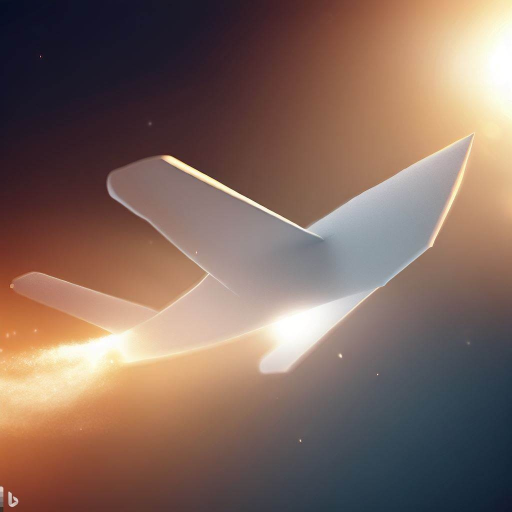
#> input picture program/teste_imagem_escondida.jpg, 1024 x 1024 px (shown at 1/2 size)
$ python -i model.py   (imports and definitions only)
#> lines starting #> are read from the running program, lines starting #| are printed output that depends on the picture; after the words box and inside, x2 and y2 are one past the last pixel; in counts of white or black regions, pixels touching at a corner belong together
import cv2
import numpy as np

def detect_inconsistent_texture(image, threshold=5000, limit=5):
    # Converter a imagem em escala de cinza
    gray_image = cv2.cvtColor(image, cv2.COLOR_BGR2GRAY)

    # Aplicar o filtro de detecção de borda (Canny)
    edges = cv2.Canny(gray_image, limit, limit * 2)

    # Calcular a porcentagem de pixels ativos nas bordas
    edge_percentage = np.sum(edges) / (image.shape[0] * image.shape[1]) * 100
    #print(edge_percentage)
    # Definir um limiar para detectar textura inconsistente
    if edge_percentage < threshold:
        return True #Da flag na IA.
    else:
        return False

def detect_lack_of_edges(image, threshold=4):
    # Converter a imagem em escala de cinza
    gray_image = cv2.cvtColor(image, cv2.COLOR_BGR2GRAY)

    # Aplicar detecção de borda (Canny)
    edges = cv2.Canny(gray_image, 50, 150)

    # Calcular a porcentagem de pixels ativos nas bordas
    edge_percentage = np.sum(edges) / (image.shape[0] * image.shape[1])

    # Se a porcentagem for maior que o limiar, considerar como padrão repetitivo
    #print(edge_percentage)
    if edge_percentage < threshold:
        return True #da flag que ela pode ser gerada por ia
    else:
        return False

def detect_vibrant_colors(image, threshold=17):
    # Converter a imagem de BGR para HSV (matiz, saturação, valor)
    hsv_image = cv2.cvtColor(image, cv2.COLOR_BGR2HSV)

    # Definir faixa de cores vibrantes (vermelho, amarelo, verde, azul)
    lower_vibrant = np.array([0, 100, 100])
    upper_vibrant = np.array([120, 255, 255])

    # Criar uma máscara para cores vibrantes
    mask = cv2.inRange(hsv_image, lower_vibrant, upper_vibrant)

    # Calcular a porcentagem de pixels vibrantes na imagem
    vibrant_percentage = np.sum(mask == 255) / (image.shape[0] * image.shape[1]) * 100
    #print(vibrant_percentage)
    # Se a porcentagem for maior que o limiar, considerar como uso intenso de cores vibrantes
    if vibrant_percentage > threshold or vibrant_percentage < 1.0:
        return True #Posivo gerada por IA!!
    else:
        return False
def resolutionChecker(image):
        width, height, _ = image.shape
        if width == 1024 and height == 1024:
            #print("1024x1024 Positivo")
            return True
        else:
            return False


import cv2


def iaChecker(image_path):
    # Carregar a imagem
#> called with image_path = 'teste_imagem_escondida.jpg'
    image = cv2.imread(image_path)
#> image is the input picture: shape (1024, 1024, 3); mean B, G, R 94.6, 105.2, 129.8
    weight = 0
    output_string = ""

    # Realizar as detecções
    inconsistent_texture = detect_inconsistent_texture(image)
#> in detect_inconsistent_texture, `gray_image = cv2.cvtColor(image, cv2.COLOR_BGR2GRAY)`:
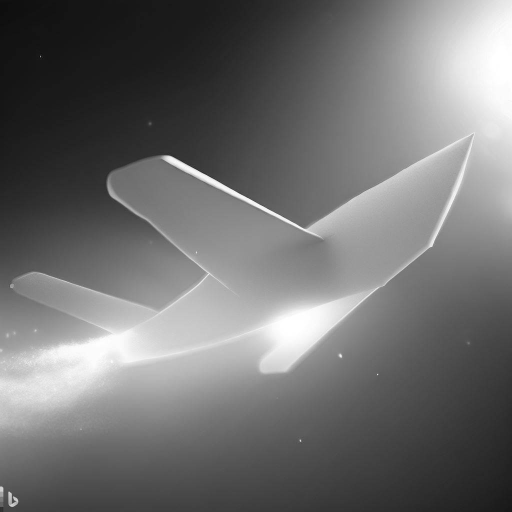
#> gray_image: shape (1024, 1024) (shown at 1/2 size); min 4, max 255, mean 111.3
#> in detect_inconsistent_texture, `edges = cv2.Canny(gray_image, limit, limit * 2)`:
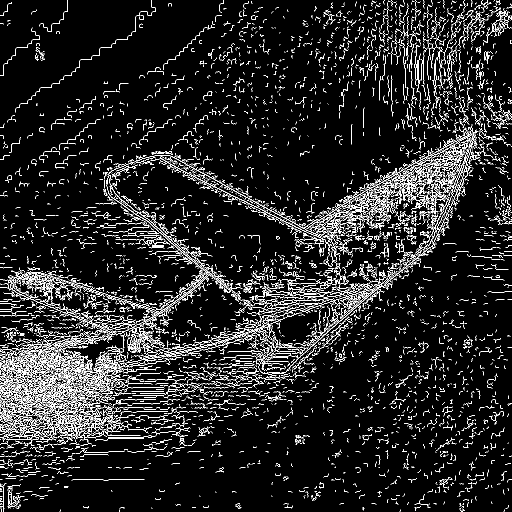
#> edges: shape (1024, 1024) (shown at 1/2 size); 8.6% white in thin lines or dots
#> in detect_inconsistent_texture, `edge_percentage = np.sum(edges) / (image.shape[0] * image.shape[1]) * ..`: edge_percentage = 2196.2
#> inconsistent_texture = True
    repetitive_patterns = detect_lack_of_edges(image)
#> in detect_lack_of_edges, `edges = cv2.Canny(gray_image, 50, 150)`:
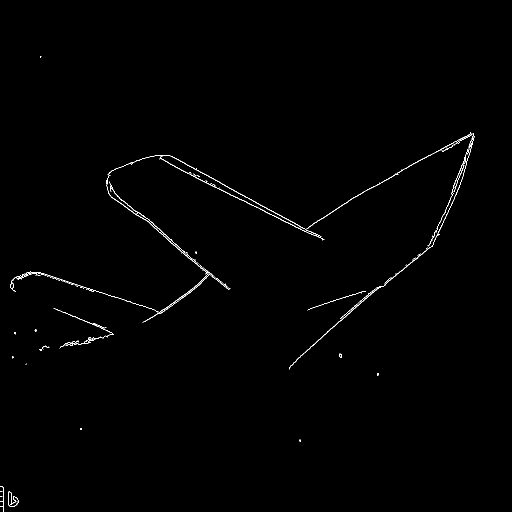
#> edges: shape (1024, 1024) (shown at 1/2 size); 0.55% white in thin lines or dots, all inside (x1, y1, x2, y2) = (0, 112, 949, 1024)
#> in detect_lack_of_edges, `edge_percentage = np.sum(edges) / (image.shape[0] * image.shape[1])`: edge_percentage = 1.39
#> repetitive_patterns = True
    vibrant_colors = detect_vibrant_colors(image)
#> in detect_vibrant_colors, `hsv_image = cv2.cvtColor(image, cv2.COLOR_BGR2HSV)`: hsv_image: shape (1024, 1024, 3); mean H, S, V 58.6, 91.1, 134.6
#> in detect_vibrant_colors, `mask = cv2.inRange(hsv_image, lower_vibrant, upper_vibrant)`:
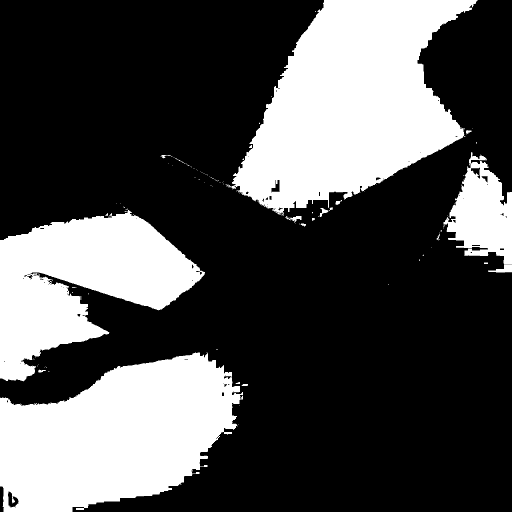
#> mask: shape (1024, 1024) (shown at 1/2 size); 31.2% white; 127 white regions (108 under 20 px), largest, box (x1, y1, x2, y2) and area: (451, 0, 955, 430) 125708, (0, 705, 486, 1024) 106234, (0, 419, 410, 763) 75646
#> in detect_vibrant_colors, `vibrant_percentage = np.sum(mask == 255) / (image.shape[0] * image.sha..`: vibrant_percentage = 31.17
#> vibrant_colors = True
    resolutionAnalysis = resolutionChecker(image)
#> resolutionAnalysis = True

    # Imprimir resultados
    if inconsistent_texture:  # FEITO CALIBRAGEM PARA IA
        output_string += "Textura inconsistente detectada.\n"
        weight = weight + 0.25000
        # adicionar peso de probabilidade de que ela possa ser uma IA.

    if repetitive_patterns:  # FEITO CALIBRAGEM PARA IA
        output_string += "Padrões repetitivos detectados.\n"
        weight = weight + 0.2500
        # adicionar peso de probabilidade que ela pode ser uma IA.

    if vibrant_colors:  # FEITO CALIBRAGEM PARA IA
        output_string += "Uso intenso de cores vivas e contrastantes detectado.\n"
        weight = weight + 0.1500
        # adicionar peso de probabilidade que ela pode ser uma IA.

    if resolutionAnalysis:
        output_string += "Detectado Resolucao Suspeita\n"
        weight = weight + 0.5005

    output_string += f"A probabilidade da imagem ser uma IA é de aproximadamente: {weight * 100}%\n"

    if weight > 0.50:
        output_string += "A imagem provavelmente foi gerada por IA"
        return True, f"Prob. de IA: {weight * 100}%"
    else:
        output_string += "A imagem provavelmente não foi gerada por IA"
        return False,f"Prob. de IA: {weight * 100}%"

# [16 lines of commented-out code are left out]

>>> result = iaChecker('teste_imagem_escondida.jpg')
